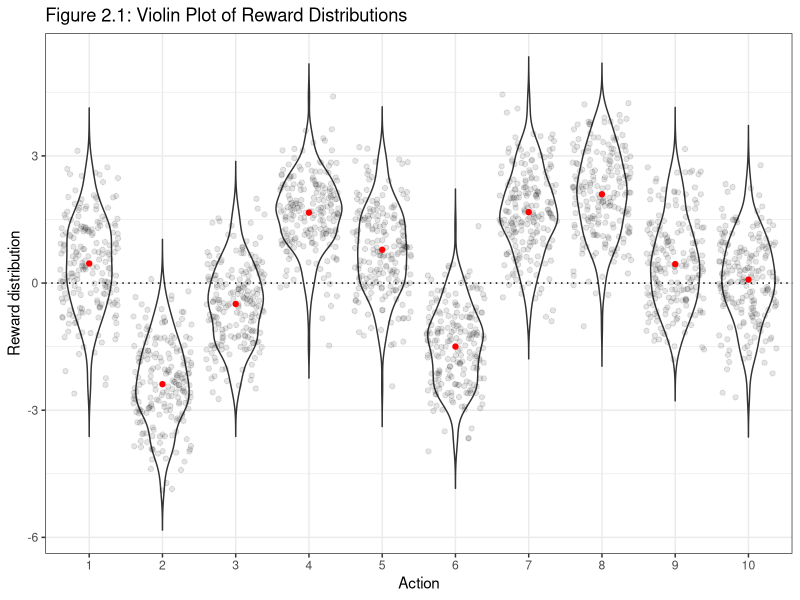
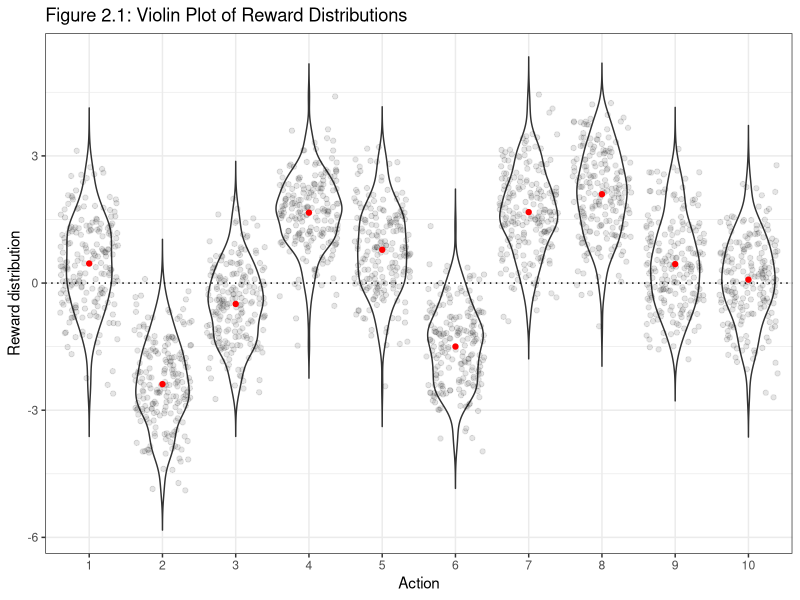

R code for these plots, in order: (Note: a time limit stopped this script after it produced the figures.)
library(R6)
library(ggplot2); theme_set(theme_bw())
library(patchwork)

# BaseBandit class ----
BaseBandit <- R6Class("BaseBandit",
  public = list(
    k_arm = NULL,
    eps = NULL,
    initial_q = NULL,
    true_q_mean = NULL,
    possible_actions = NULL,
    q_true = NULL,
    q_estimate = NULL,
    action_count = NULL,
    optimal_action_freq = NULL,
    
    initialize = function(k_arm = 10, eps = 0, initial_q = 0, true_q_mean = 0) {
      self$k_arm <- k_arm
      self$eps <- eps
      self$initial_q <- initial_q
      self$true_q_mean <- true_q_mean
      self$possible_actions <- 1:k_arm
      self$reset()
    },
    
    reset = function() {
      self$q_true <- rnorm(self$k_arm, mean = self$true_q_mean, sd = 1)
      self$q_estimate <- rep(self$initial_q, self$k_arm)
      self$action_count <- rep(0, self$k_arm)
      self$optimal_action_freq <- 0
    },
    
    act = function() {
      if (runif(1) < self$eps) {
        sample(self$possible_actions, 1)
      } else {
        which.max(self$q_estimate)
      }
    },
    
    reward = function(action) {
      rnorm(1, mean = self$q_true[action], sd = 1)
    },
    
    update_q = function(action, reward) {
      self$q_estimate[action] <- self$q_estimate[action] +
        1 / self$action_count[action] * (reward - self$q_estimate[action])
    },
    
    step = function() {
      action <- self$act()
      r <- self$reward(action)
      self$action_count[action] <- self$action_count[action] + 1
      self$update_q(action, r)
      if (action == which.max(self$q_true)) {
        self$optimal_action_freq <- self$optimal_action_freq +
          1 / sum(self$action_count) * (1 - self$optimal_action_freq)
      }
      list(action = action, reward = r)
    }
  )
)

# ExponentialAverageBandit class ----
ExponentialAverageBandit <- R6Class("ExponentialAverageBandit",
  inherit = BaseBandit,
  public = list(
    step_size = NULL,
    initialize = function(k_arm = 10, eps = 0, initial_q = 0, true_q_mean = 0, step_size = 0.1) {
      super$initialize(k_arm = k_arm, eps = eps, initial_q = initial_q, true_q_mean = true_q_mean)
      self$step_size <- step_size
    },
    update_q = function(action, reward) {
      self$q_estimate[action] <- self$q_estimate[action] + self$step_size * (reward - self$q_estimate[action])
    }
  )
)

# UCBBandit class ----
UCBBandit <- R6Class("UCBBandit",
  inherit = BaseBandit,
  public = list(
    c = NULL,
    initialize = function(k_arm = 10, eps = 0, initial_q = 0, true_q_mean = 0, c = 2) {
      super$initialize(k_arm = k_arm, eps = eps, initial_q = initial_q, true_q_mean = true_q_mean)
      self$c <- c
    },
    act = function() {
      if (runif(1) < self$eps) {
        sample(self$possible_actions, 1)
      } else {
        t <- sum(self$action_count) + 1
        # adding a small value to avoid division by zero
        q <- self$q_estimate + self$c * sqrt(log(t) / (self$action_count + 1e-6))
        which.max(q)
      }
    }
  )
)

# GradientBandit class ----
GradientBandit <- R6Class("GradientBandit",
  inherit = BaseBandit,
  public = list(
    baseline = NULL,
    step_size = NULL,
    average_reward = NULL,
    softmax = NULL,
    initialize = function(k_arm = 10, eps = 0, initial_q = 0, true_q_mean = 0,
                          baseline = TRUE, step_size = 0.1) {
      super$initialize(k_arm = k_arm, eps = eps, initial_q = initial_q, true_q_mean = true_q_mean)
      self$baseline <- baseline
      self$step_size <- step_size
      self$average_reward <- 0
    },
    act = function() {
      exp_est <- exp(self$q_estimate)
      self$softmax <- exp_est / sum(exp_est)
      sample(self$possible_actions, 1, prob = self$softmax)
    },
    update_q = function(action, reward) {
      self$average_reward <- self$average_reward +
        1 / sum(self$action_count) * (reward - self$average_reward)
      baseline_val <- if (self$baseline) self$average_reward else 0
      mask <- rep(0, self$k_arm)
      mask[action] <- 1
      self$q_estimate <- self$q_estimate + self$step_size * (reward - baseline_val) * (mask - self$softmax)
    }
  )
)

# Run bandits simulation ----
run_bandits <- function(bandits, n_runs, n_steps) {
  n_bandits <- length(bandits)
  rewards_array <- array(0, dim = c(n_bandits, n_runs, n_steps))
  optimal_action_freqs <- array(0, dim = c(n_bandits, n_runs, n_steps))
  
  for (b in seq_len(n_bandits)) {
    for (run in seq_len(n_runs)) {
      bandits[[b]]$reset()
      for (step in seq_len(n_steps)) {
        res <- bandits[[b]]$step()
        rewards_array[b, run, step] <- res$reward
        if (res$action == which.max(bandits[[b]]$q_true)) {
          optimal_action_freqs[b, run, step] <- 1
        }
      }
    }
  }
  
  avg_rewards <- apply(rewards_array, c(1, 3), mean)
  avg_optimal_action_freqs <- apply(optimal_action_freqs, c(1, 3), mean)
  
  list(avg_rewards = avg_rewards, avg_optimal_action_freqs = avg_optimal_action_freqs)
}

# Figure 2.1: Violin plot of reward distributions ----
fig_2_1 <- function() {
  set.seed(666)
  data_mat <- matrix(rnorm(200 * 10), ncol = 10)
  shifts <- rnorm(10)
  for (i in 1:10) {
    data_mat[, i] <- data_mat[, i] + shifts[i]
  }
  df <- data.frame(
    value = as.vector(data_mat),
    action = factor(rep(1:10, each = 200))
  )
  
  p <- ggplot(df, aes(x = action, y = value)) +
    geom_violin(trim = FALSE) +
    geom_jitter(alpha= 0.1) +
    stat_summary(fun = mean, geom = "point", color = "red") +
    geom_hline(yintercept = 0, linetype="dotted") +
    labs(x = "Action", y = "Reward distribution",
         title = "Figure 2.1: Violin Plot of Reward Distributions")
  
  print(p)
  fig_num <- "2_1"
  filename <- file.path(paste0("figures/fig_", fig_num, ".png"))
  ggsave(filename = filename)
}

fig_2_1()

# Figure 2.2: Average performance of ε-greedy methods ----
# runs=2000, steps=1000
fig_2_2 <- function(runs = 2000, steps = 1000, epsilons = c(0, 0.01, 0.1)) {
  bandits <- lapply(epsilons, function(eps) BaseBandit$new(eps = eps))
  res <- run_bandits(bandits, runs, steps)
  avg_rewards <- res$avg_rewards  # rows: bandits, columns: steps
  avg_optimal <- res$avg_optimal_action_freqs
  
  df_rewards <- data.frame(
    step = rep(1:steps, times = length(epsilons)),
    avg_reward = as.vector(t(avg_rewards)),
    epsilon = factor(rep(epsilons, each = steps))
  )
  
  p1 <- ggplot(df_rewards, aes(x = step, y = avg_reward, colour = epsilon)) +
    geom_line() +
    labs(title = "Figure 2.2 (Top): Average Reward", x = "Steps", y = "Average Reward")
  
  df_optimal <- data.frame(
    step = rep(1:steps, times = length(epsilons)),
    optimal = as.vector(t(avg_optimal)),
    epsilon = factor(rep(epsilons, each = steps))
  )
  
  p2 <- ggplot(df_optimal, aes(x = step, y = optimal, colour = epsilon)) +
    geom_line() +
    labs(title = "Figure 2.2 (Bottom): % Optimal Action", x = "Steps", y = "% Optimal Action")
  
  print(p1 / p2)
  # print(p2)
  
  fig_num <- "2_2"
  filename <- file.path(paste0("figures/fig_", fig_num, ".png"))
  ggsave(filename = filename, p2)

}

# Run the figures (they will be printed, not saved)
start.time <- Sys.time()
fig_2_2()
end.time <- Sys.time()
time.taken <- end.time - start.time
time.taken


# EXPERIMENT START PARALLEL ----
library(parallel)

# Updated run_bandits with parallel execution over runs ----
run_bandits <- function(bandits, n_runs, n_steps) {
  n_bandits <- length(bandits)
  rewards_array <- array(0, dim = c(n_bandits, n_runs, n_steps))
  optimal_action_freqs <- array(0, dim = c(n_bandits, n_runs, n_steps))
  
  # Determine the number of cores to use
  n_cores <- detectCores() - 1
  
  for (b in seq_len(n_bandits)) {
    # Parallel loop over runs for bandit b
    run_results <- mclapply(seq_len(n_runs), function(run) {
      bandits[[b]]$reset()
      rewards_run <- numeric(n_steps)
      optimal_run <- numeric(n_steps)
      for (step in seq_len(n_steps)) {
        res <- bandits[[b]]$step()
        rewards_run[step] <- res$reward
        if (res$action == which.max(bandits[[b]]$q_true)) {
          optimal_run[step] <- 1
        }
      }
      list(rewards = rewards_run, optimal = optimal_run)
    }, mc.cores = n_cores)
    
    # Collect the results from the parallel loop
    for (run in seq_len(n_runs)) {
      rewards_array[b, run, ] <- run_results[[run]]$rewards
      optimal_action_freqs[b, run, ] <- run_results[[run]]$optimal
    }
  }
  
  avg_rewards <- apply(rewards_array, c(1, 3), mean)
  avg_optimal_action_freqs <- apply(optimal_action_freqs, c(1, 3), mean)
  
  list(avg_rewards = avg_rewards, avg_optimal_action_freqs = avg_optimal_action_freqs)
}

# Figure 2.2: Average performance of ε-greedy methods using ggplot ----
fig_2_2 <- function(runs = 2000,
                    steps = 1000,
                    epsilons = c(0, 0.01, 0.1)) {
  bandits <- lapply(epsilons, function(eps) BaseBandit$new(eps = eps))
  res <- run_bandits(bandits, runs, steps)
  avg_rewards <- res$avg_rewards  # rows: bandits, columns: steps
  avg_optimal <- res$avg_optimal_action_freqs
  
  df_rewards <- data.frame(
    step = rep(1:steps, times = length(epsilons)),
    avg_reward = as.vector(t(avg_rewards)),
    epsilon = factor(rep(epsilons, each = steps))
  )
  
  p1 <- ggplot(df_rewards, aes(x = step, y = avg_reward, colour = epsilon)) +
    geom_line() +
    labs(title = "Figure 2.2 (Top): Average Reward", x = "Steps", y = "Average Reward")
  
  df_optimal <- data.frame(
    step = rep(1:steps, times = length(epsilons)),
    optimal = as.vector(t(avg_optimal)),
    epsilon = factor(rep(epsilons, each = steps))
  )
  
  p2 <- ggplot(df_optimal, aes(x = step, y = optimal, colour = epsilon)) +
    geom_line() +
    labs(title = "Figure 2.2 (Bottom): % Optimal Action", x = "Steps", y = "% Optimal Action")
  
  print(p1 / p2)
  print(p2)
  
  fig_num <- "2_2"
  filename <- file.path(paste0("figures/fig_", fig_num, ".png"))
  ggsave(filename = filename, p2)
}

# Run the figure
start.time <- Sys.time()
fig_2_2()
end.time <- Sys.time()
time.taken <- end.time - start.time
time.taken

# EXPERIMENT END PARALLEL ----

# Figure 2.3: The effect of optimistic initial action-value estimates ----
# on the 10-armed testbed using exponential average bandits.
# Both methods use a constant step-size parameter, step_size = 0.1.
fig_2_3 <- function(runs = 2000, steps = 1000, epsilons = c(0, 0.1), initial_qs = c(5, 0)) {
  bandits <- list()
  for (i in seq_along(epsilons)) {
    bandits[[i]] <- ExponentialAverageBandit$new(eps = epsilons[i],
                                                 initial_q = initial_qs[i],
                                                 step_size = 0.1)
  }
  res <- run_bandits(bandits, runs, steps)
  avg_optimal <- res$avg_optimal_action_freqs  # matrix: rows=bandits, columns=steps
  
  # Create a dataframe for plotting
  df <- data.frame(
    step = rep(1:steps, times = length(epsilons)),
    optimal = as.vector(t(avg_optimal)),
    label = factor(rep(paste0("Q1 = ", initial_qs, ", eps = ", epsilons),
                       each = steps))
  )
  
  p <- ggplot(df, aes(x = step, y = optimal, colour = label)) +
    geom_line() +
    labs(title = "Figure 2.3: Optimistic Initial Action-Value Estimates",
         x = "Steps", y = "% Optimal Action")
  
  print(p)
  fig_num <- "2_3"
  filename <- file.path(paste0("figures/fig_", fig_num, ".png"))
  ggsave(filename = filename)
}

start.time <- Sys.time()
fig_2_3()
end.time <- Sys.time()
time.taken <- end.time - start.time
time.taken
# Time difference of 1.791621 mins

# Figure 2.4: Average performance of UCB action selection vs. ε-greedy. ----
fig_2_4 <- function(runs = 2000, steps = 1000) {
  bandits <- list(
    UCBBandit$new(eps = 0, c = 2),
    BaseBandit$new(eps = 0.1)
  )
  res <- run_bandits(bandits, runs, steps)
  avg_optimal <- res$avg_optimal_action_freqs
  
  # Create labels for the two methods
  labels <- c(paste("UCB c =", bandits[[1]]$c),
              paste("ε-greedy ε =", bandits[[2]]$eps))
  
  df <- data.frame(
    step = rep(1:steps, times = 2),
    optimal = as.vector(t(avg_optimal)),
    label = factor(rep(labels, each = steps))
  )
  
  p <- ggplot(df, aes(x = step, y = optimal, colour = label)) +
    geom_line() +
    labs(title = "Figure 2.4: UCB vs. ε-greedy Performance",
         x = "Steps", y = "% Optimal Action")
  
  print(p)
  fig_num <- "2_4"
  filename <- file.path(paste0("figures/fig_", fig_num, ".png"))
  ggsave(filename = filename)
}

start.time <- Sys.time()
fig_2_4()
end.time <- Sys.time()
time.taken <- end.time - start.time
time.taken

# Figure 2.5: Average performance of the gradient bandit algorithm with and without a reward baseline. -----
fig_2_5 <- function(runs = 2000, steps = 1000) {
  bandits <- list(
    GradientBandit$new(step_size = 0.1, true_q_mean = 4, baseline = TRUE),
    GradientBandit$new(step_size = 0.4, true_q_mean = 4, baseline = TRUE),
    GradientBandit$new(step_size = 0.1, true_q_mean = 4, baseline = FALSE),
    GradientBandit$new(step_size = 0.4, true_q_mean = 4, baseline = FALSE)
  )
  res <- run_bandits(bandits, runs, steps)
  avg_optimal <- res$avg_optimal_action_freqs
  
  # Create labels based on bandit parameters
  labels <- sapply(bandits, function(b) {
    paste("step_size =", b$step_size, ", baseline =", b$baseline)
  })
  
  df <- data.frame(
    step = rep(1:steps, times = length(bandits)),
    optimal = as.vector(t(avg_optimal)),
    label = factor(rep(labels, each = steps))
  )
  
  p <- ggplot(df, aes(x = step, y = optimal, colour = label)) +
    geom_line() +
    labs(title = "Figure 2.5: Gradient Bandit Performance",
         x = "Steps", y = "% Optimal Action")
  
  print(p)
  
  fig_num <- "2_5"
  filename <- file.path(paste0("figures/fig_", fig_num, ".png"))
  ggsave(filename = filename)
}

start.time <- Sys.time()
fig_2_5()
end.time <- Sys.time()
time.taken <- end.time - start.time
time.taken
# Time difference of 5.332234 mins
